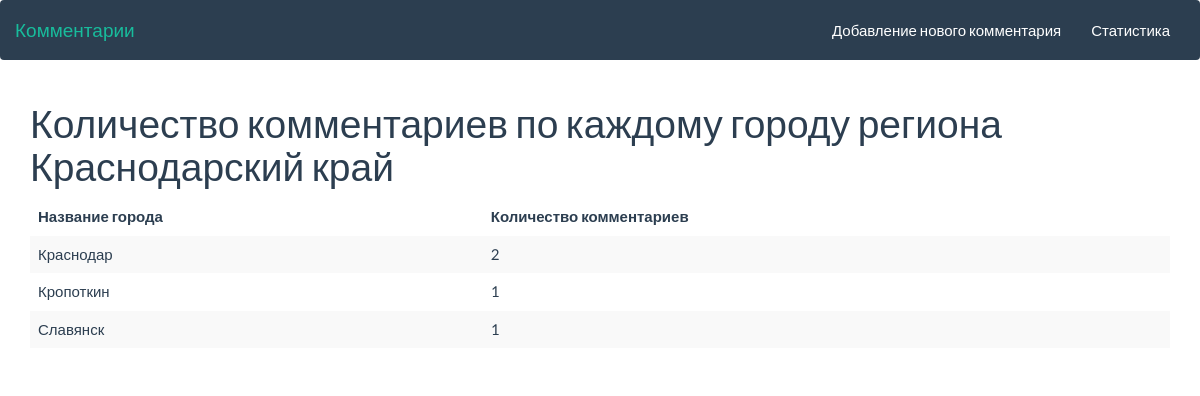
Page /stat?region_id=1 on the committed database.
### tables this page shows
CREATE TABLE regions
(id INTEGER PRIMARY KEY AUTOINCREMENT, region varchar(255) not null);

CREATE TABLE cities
(id INTEGER PRIMARY KEY AUTOINCREMENT, city varchar(255) not null, region int not null,
FOREIGN KEY (region) REFERENCES regions (id) ON DELETE CASCADE ON UPDATE NO ACTION);

### app.py (the view)
@app.route("/stat")
def stat():
    region_id = request.args.get("region_id")
    if region_id is None:
        count = 3
        regions = db_handler.get_regions_comment_count(
            count)  # список тех регионов у которых количество комментариев больше n
        comments_count_by_regions = db_handler.get_comment_count_by_regions()
        return render_template('web/stat.html', regions=regions, count=count,
                               comments_count_by_regions=comments_count_by_regions)
    else:
        region = db_handler.get_region_by_id(region_id)
        comment_count_by_region_id = db_handler.get_comment_count_by_region_id(region_id)
        return render_template('web/stat_by_region.html', region=region,
                               comment_count_by_region_id=comment_count_by_region_id)

### models.py (called while the page is built)
def get_region_by_id(id):
    con = sql.connect(db_path)
    con.row_factory = sql.Row
    cur = con.cursor()
    cur.execute(
        "SELECT * FROM regions WHERE id = ?", [id])
    region = cur.fetchone()
    con.close()
    return region

def get_comment_count_by_region_id(id):
    con = sql.connect(db_path)
    con.row_factory = sql.Row
    cur = con.cursor()
    cur.execute(
        "SELECT ct.*, COUNT (ct.id) AS count  "
        "FROM comments c "
        "LEFT JOIN cities ct ON c.city = ct.id "
        "LEFT JOIN regions r ON r.id = ct.region "
        "WHERE r.id = ? GROUP BY ct.id", [id])
    comments = cur.fetchall()
    con.close()
    return comments

### templates/web/stat_by_region.html (shortened to what this page needs)
{% extends 'layouts/master.html' %}
{% block body %}
    <h1>Количество комментариев по каждому городу региона {{ region["region"] }}</h1>
    <table class="table table-striped">
        <thead>
        <tr>
            <th scope="col">Название города</th>
            <th scope="col">Количество комментариев</th>
        </tr>
        </thead>
        <tbody>
        {% for city in comment_count_by_region_id %}
            <tr>
                <td>{{ city["city"] }}</td>
                <td>{{ city["count"] }}</td>
            </tr>
        {% endfor %}
        </tbody>
    </table>
{% endblock %}

### templates/layouts/master.html (shortened to what this page needs)
<!DOCTYPE html>
<html lang="ru">
<head>
    <link href="{{ url_for('static', filename='css/bootstrap.min.css') }}" rel="stylesheet">
    <link href="{{ url_for('static', filename='css/main.css') }}" rel="stylesheet">
</head>
<body>
<nav class="navbar navbar-default">
    <div class="container-fluid">
        <div class="navbar-header">
            <a class="navbar-brand" href="/">Комментарии</a>
        </div>
        <div class="collapse navbar-collapse" id="bs-example-navbar-collapse-1">
            <ul class="nav navbar-nav navbar-right">
                <li><a href="{{ url_for('comment') }}">Добавление нового комментария</a></li>
                <li><a href="{{ url_for('stat') }}">Статистика</a></li>
            </ul>
        </div>
    </div>
</nav>
<div class="container">
    {% block body %}{% endblock %}
</div>
</body>
</html>

### rows in the picture
regions: region "Краснодарский край"
cities: city "Краснодар", count "2"
cities: city "Кропоткин", count "1"
cities: city "Славянск", count "1"
